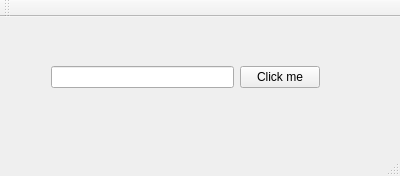
<?xml version="1.0" encoding="UTF-8"?>
<ui version="4.0">
 <class>Dialog</class>
 <widget class="QMainWindow" name="Dialog">
  <property name="geometry">
   <rect>
    <x>0</x>
    <y>0</y>
    <width>400</width>
    <height>176</height>
   </rect>
  </property>
  <property name="windowTitle">
   <string>Dialog</string>
  </property>
  <widget class="QWidget" name="centralWidget">
   <widget class="QWidget" name="">
    <property name="geometry">
     <rect>
      <x>40</x>
      <y>30</y>
      <width>291</width>
      <height>61</height>
     </rect>
    </property>
    <layout class="QHBoxLayout" name="horizontalLayout">
     <item>
      <widget class="QLineEdit" name="lineEdit">
       <property name="echoMode">
        <enum>QLineEdit::Password</enum>
       </property>
      </widget>
     </item>
     <item>
      <widget class="QPushButton" name="pushButton">
       <property name="text">
        <string>Click me</string>
       </property>
      </widget>
     </item>
    </layout>
   </widget>
  </widget>
  <widget class="QMenuBar" name="menuBar">
   <property name="geometry">
    <rect>
     <x>0</x>
     <y>0</y>
     <width>400</width>
     <height>22</height>
    </rect>
   </property>
  </widget>
  <widget class="QToolBar" name="mainToolBar">
   <attribute name="toolBarArea">
    <enum>TopToolBarArea</enum>
   </attribute>
   <attribute name="toolBarBreak">
    <bool>false</bool>
   </attribute>
  </widget>
  <widget class="QStatusBar" name="statusBar"/>
 </widget>
 <layoutdefault spacing="6" margin="11"/>
 <resources/>
 <connections/>
</ui>
